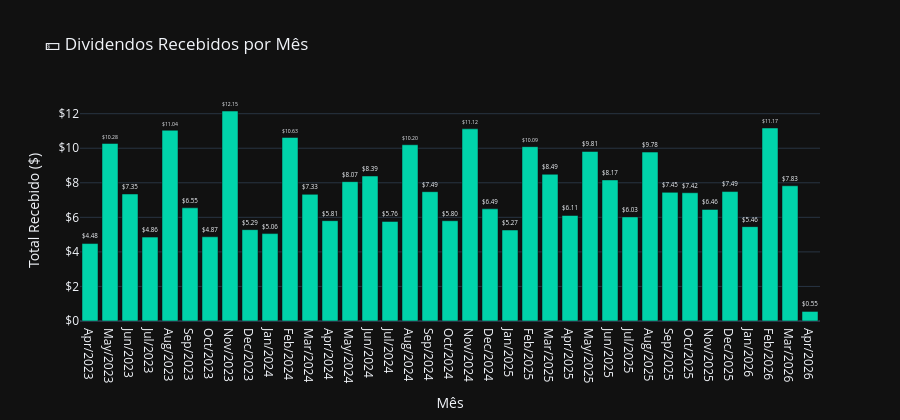

Source (notebook cell):
### Markdown cell above
---
## 📅 Célula 11 — Calendário Mensal de Dividendos

### Code cell
mensal = (
    df_divs.groupby(['Ano', 'Mês', 'Mês/Ano'])['Recebido ($)']
    .sum().reset_index().sort_values(['Ano', 'Mês'])
)

fig = go.Figure(go.Bar(
    x=mensal['Mês/Ano'],
    y=mensal['Recebido ($)'],
    marker_color='#00d4aa',
    text=[f'${v:.2f}' for v in mensal['Recebido ($)']],
    textposition='outside',
))
fig.update_layout(
    title='💵 Dividendos Recebidos por Mês',
    xaxis_title='Mês', yaxis_title='Total Recebido ($)',
    yaxis_tickprefix='$', template='plotly_dark', height=420,
)
fig.show()

### Figure 1 — Plotly figure (JSON) as saved in the notebook; plotly's stock layout.template omitted (floating-point values rounded to 4 significant figures)
{"data": [{"marker": {"color": "#00d4aa"}, "text": ["$4.48", "$10.28", "$7.35", "$4.86", "$11.04", "$6.55", "$4.87", "$12.15", "$5.29", "$5.06", "$10.63", "$7.33", "$5.81", "$8.07", "$8.39", "$5.76", "$10.20", "$7.49", "$5.80", "$11.12", "$6.49", "$5.27", "$10.09", "$8.49", "$6.11", "$9.81", "$8.17", "$6.03", "$9.78", "$7.45", "$7.42", "$6.46", "$7.49", "$5.46", "$11.17", "$7.83", "$0.55"], "textposition": "outside", "type": "bar", "x": ["Apr/2023", "May/2023", "Jun/2023", "Jul/2023", "Aug/2023", "Sep/2023", "Oct/2023", "Nov/2023", "Dec/2023", "Jan/2024", "Feb/2024", "Mar/2024", "Apr/2024", "May/2024", "Jun/2024", "Jul/2024", "Aug/2024", "Sep/2024", "Oct/2024", "Nov/2024", "Dec/2024", "Jan/2025", "Feb/2025", "Mar/2025", "Apr/2025", "May/2025", "Jun/2025", "Jul/2025", "Aug/2025", "Sep/2025", "Oct/2025", "Nov/2025", "Dec/2025", "Jan/2026", "Feb/2026", "Mar/2026", "Apr/2026"], "y": [4.482, 10.28, 7.352, 4.856, 11.04, 6.551, 4.874, 12.15, 5.287, 5.059, 10.63, 7.332, 5.808, 8.068, 8.394, 5.763, 10.2, 7.486, 5.804, 11.12, 6.493, 5.266, 10.09, 8.493, 6.106, 9.812, 8.166, 6.026, 9.778, 7.446, 7.423, 6.459, 7.493, 5.462, 11.17, 7.828, 0.5527]}], "layout": {"height": 420, "title": {"text": "💵 Dividendos Recebidos por Mês"}, "xaxis": {"title": {"text": "Mês"}}, "yaxis": {"tickprefix": "$", "title": {"text": "Total Recebido ($)"}}}}
